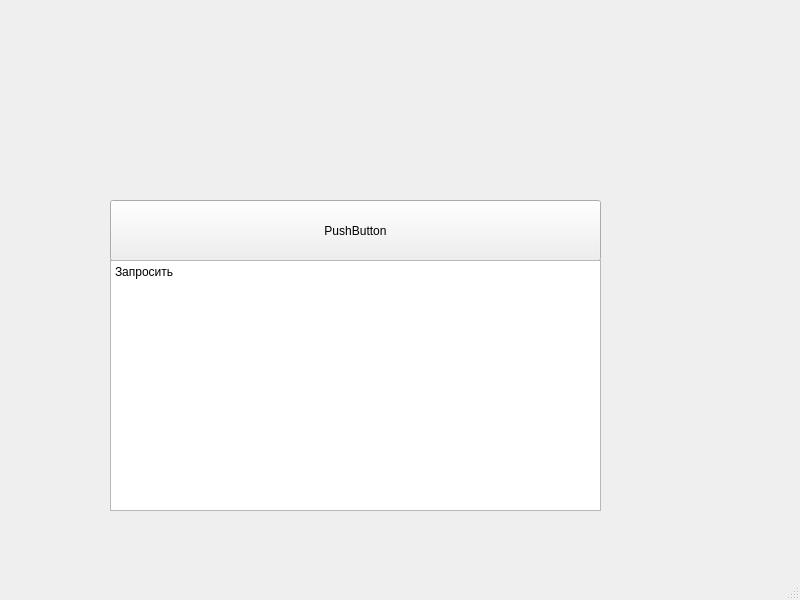
<?xml version="1.0" encoding="UTF-8"?>
<ui version="4.0">
 <class>MainWindow</class>
 <widget class="QMainWindow" name="MainWindow">
  <property name="geometry">
   <rect>
    <x>0</x>
    <y>0</y>
    <width>800</width>
    <height>600</height>
   </rect>
  </property>
  <property name="windowTitle">
   <string>MainWindow</string>
  </property>
  <widget class="QWidget" name="centralwidget">
   <widget class="QPushButton" name="pushButton">
    <property name="geometry">
     <rect>
      <x>110</x>
      <y>200</y>
      <width>491</width>
      <height>61</height>
     </rect>
    </property>
    <property name="text">
     <string>PushButton</string>
    </property>
   </widget>
   <widget class="QTextEdit" name="textEdit_Output">
    <property name="geometry">
     <rect>
      <x>110</x>
      <y>260</y>
      <width>491</width>
      <height>251</height>
     </rect>
    </property>
    <property name="html">
     <string>&lt;!DOCTYPE HTML PUBLIC &quot;-//W3C//DTD HTML 4.0//EN&quot; &quot;http://www.w3.org/TR/REC-html40/strict.dtd&quot;&gt;
&lt;html&gt;&lt;head&gt;&lt;meta name=&quot;qrichtext&quot; content=&quot;1&quot; /&gt;&lt;meta charset=&quot;utf-8&quot; /&gt;&lt;style type=&quot;text/css&quot;&gt;
p, li { white-space: pre-wrap; }
hr { height: 1px; border-width: 0; }
li.unchecked::marker { content: &quot;\2610&quot;; }
li.checked::marker { content: &quot;\2612&quot;; }
&lt;/style&gt;&lt;/head&gt;&lt;body style=&quot; font-family:'Segoe UI'; font-size:9pt; font-weight:400; font-style:normal;&quot;&gt;
&lt;p style=&quot; margin-top:0px; margin-bottom:0px; margin-left:0px; margin-right:0px; -qt-block-indent:0; text-indent:0px;&quot;&gt;Запросить&lt;/p&gt;
&lt;p style=&quot;-qt-paragraph-type:empty; margin-top:0px; margin-bottom:0px; margin-left:0px; margin-right:0px; -qt-block-indent:0; text-indent:0px;&quot;&gt;&lt;br /&gt;&lt;/p&gt;&lt;/body&gt;&lt;/html&gt;</string>
    </property>
   </widget>
  </widget>
  <widget class="QMenuBar" name="menubar">
   <property name="geometry">
    <rect>
     <x>0</x>
     <y>0</y>
     <width>800</width>
     <height>25</height>
    </rect>
   </property>
  </widget>
  <widget class="QStatusBar" name="statusbar"/>
 </widget>
 <resources/>
 <connections/>
</ui>
